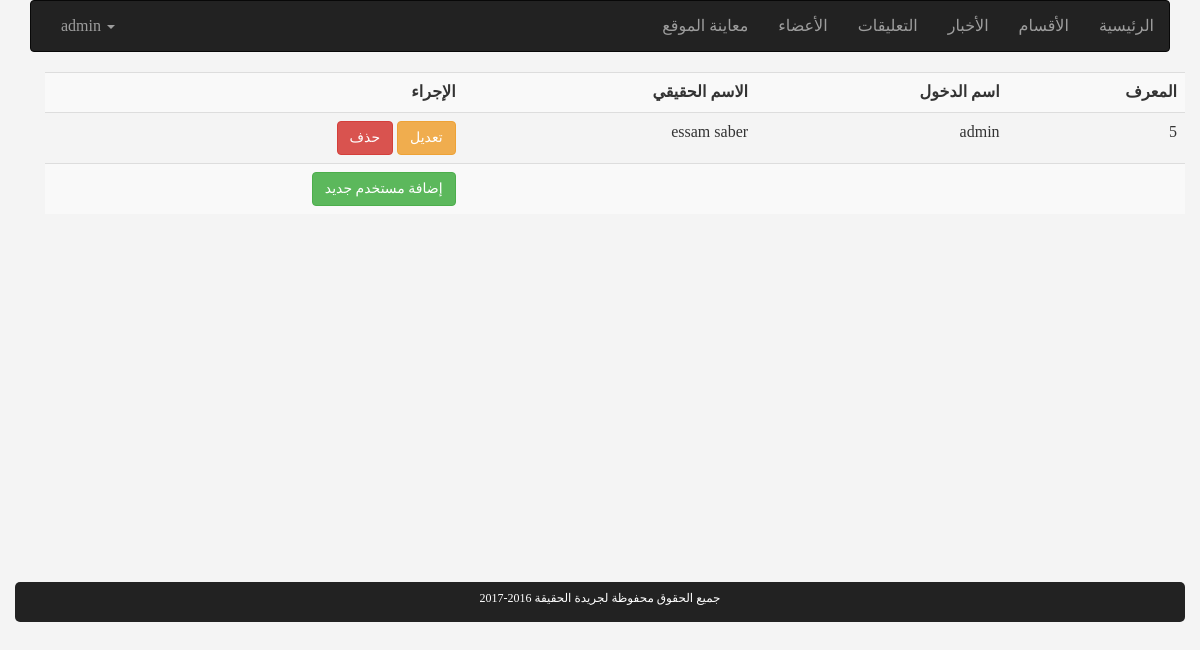
Page /admin/members.php (signed in) on the committed database.
### tables this page shows
CREATE TABLE `users` (
  `userID` int(11) NOT NULL,
  `username` varchar(255) NOT NULL,
  `password` varchar(255) NOT NULL,
  `email` varchar(255) NOT NULL,
  `fullname` varchar(255) NOT NULL,
  `groupID` int(11) NOT NULL DEFAULT '0'
);

### admin/members.php (the view, shortened to what this page needs)
<?php
if(isset($_SESSION['username']))
{
	require_once "init.php";
	$action = isset($_GET['action']) ? $_GET['action'] : 'Manage';
	if($action == 'Manage')
	{
		$stmt = $con->prepare("SELECT userID, username, fullname FROM users");
		$stmt->execute();
		$rows = $stmt->fetchAll(); ?>
		<div class="container">
		<center>
			<table class="table table-striped">
				<tr>
					<th>الإجراء</th>
					<th>الاسم الحقيقي</th>
					<th>اسم الدخول</th>
					<th>المعرف</th>
				</tr>
				<?php
					foreach($rows as $row) { ?>
					<tr>
						<td><a class="btn btn-danger" href='?action=delete&userid=<?php echo $row["userID"]; ?>'>حذف</a> <a class="btn btn-warning" href='?action=edit&userid=<?php echo $row["userID"]; ?>'>تعديل</a></td>
						<td><?php echo $row['fullname']; ?></td>
						<td><?php echo $row['username']; ?></td>
						<td><?php echo $row['userID']; ?></td>
					</tr>
					<?php }
				?>
					<tr>
						<td><a class='btn btn-success' href='?action=add'>إضافة مستخدم جديد</a></td>
						<td></td>
						<td></td>
						<td></td>
					</tr>
			</table>
		</center>
		</div>
	<?php
	}
	include_once $tpl . "footer.php";
}
else
{
	header("Location: index.php");
}
?>

### admin/layout/css/backend.css (style rules this page uses)
body { background-color: #F4F4F4; font-family: Tahoma; font-size:16px; }
.container { min-height: 500px; }
.table { width: 100%; }
tbody, th { text-align: right; }

### rows in the picture
users: fullname "essam saber", username "admin", userID "5"

### other values in the picture
$_SESSION['username'] "admin"
